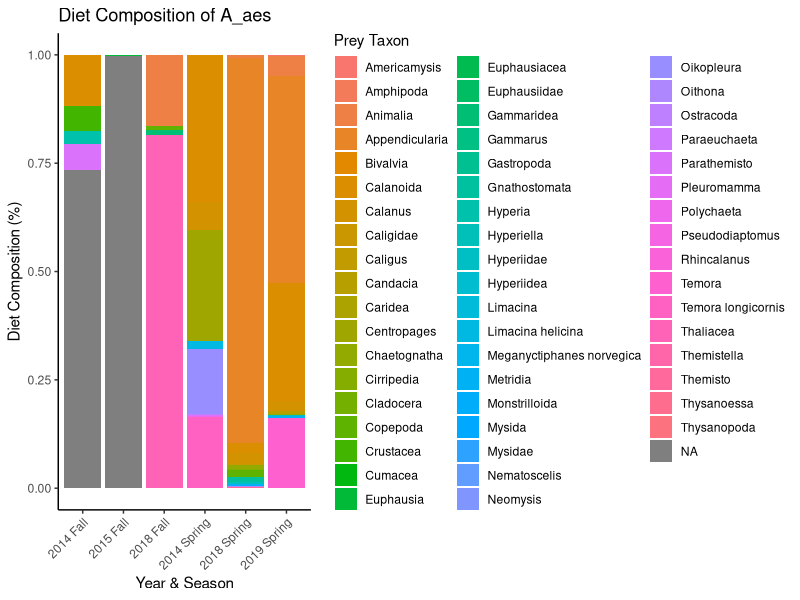
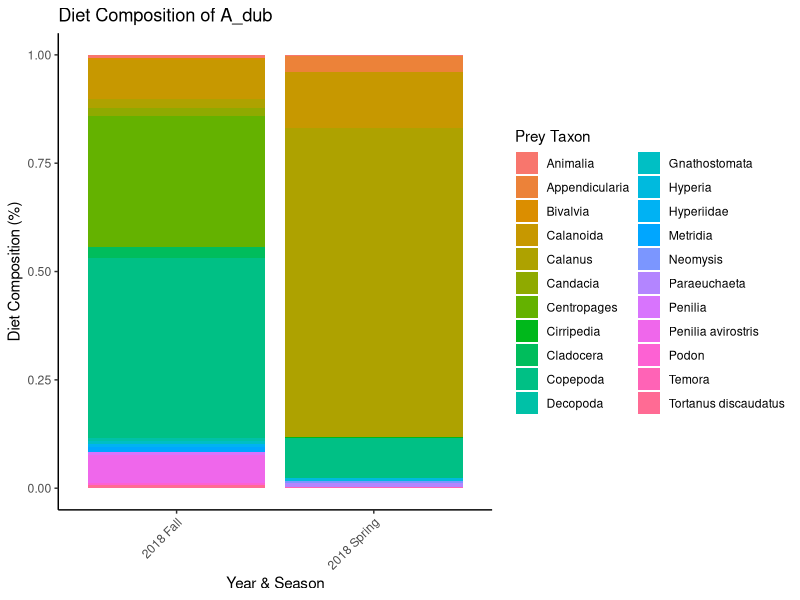
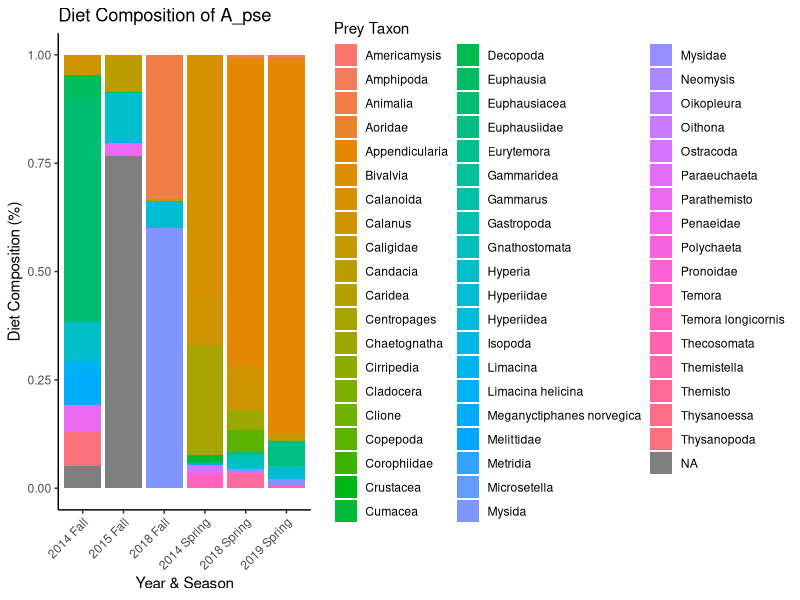
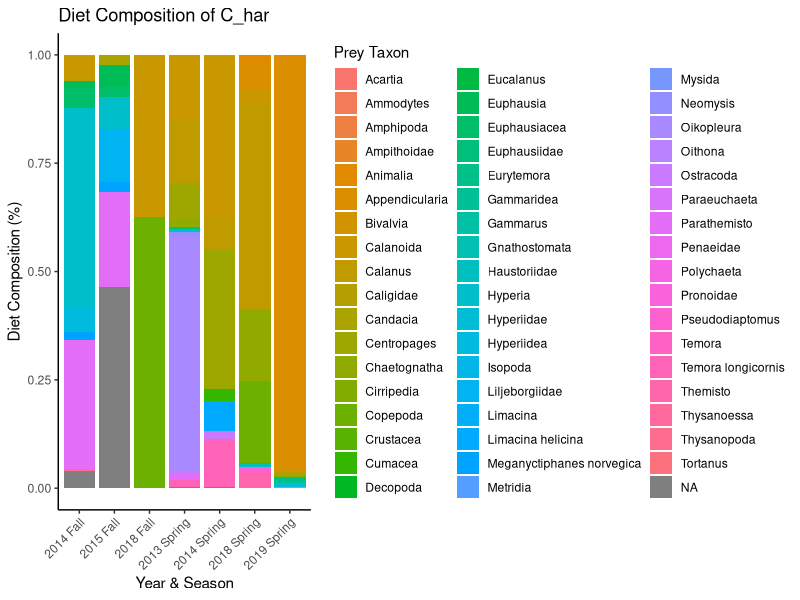
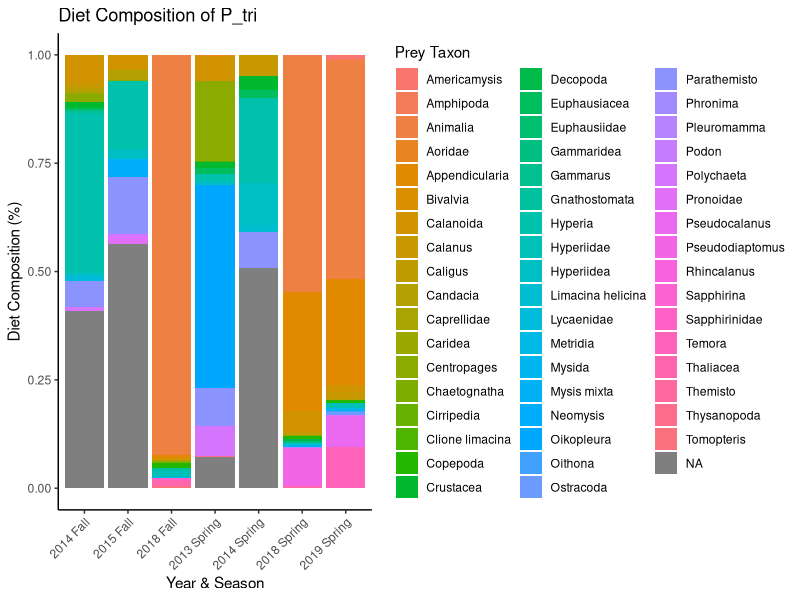
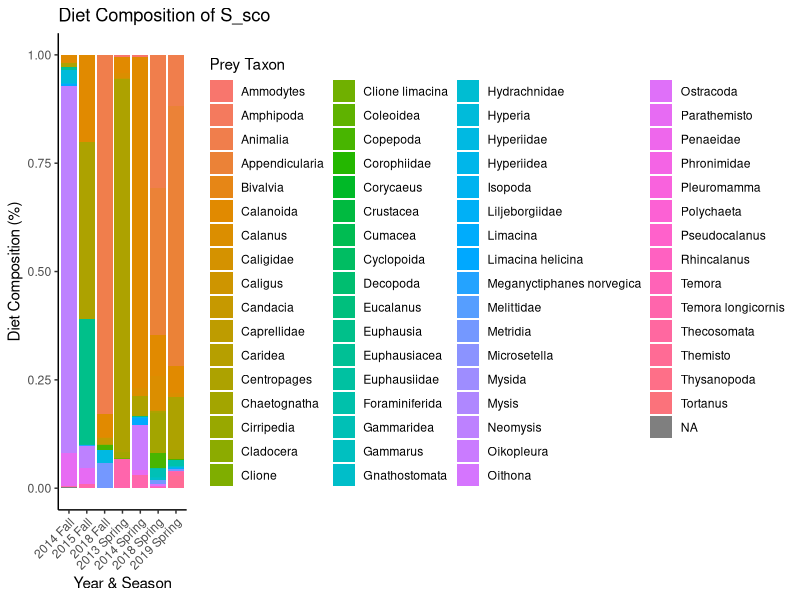
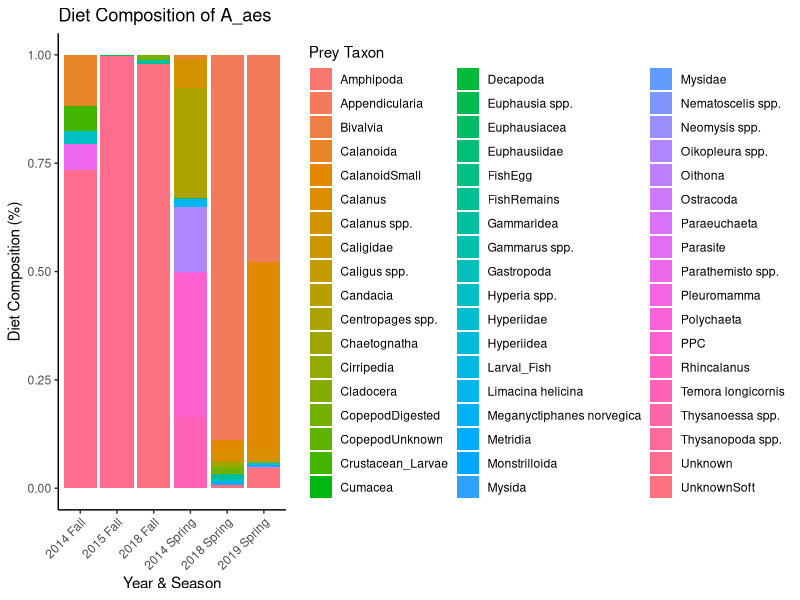
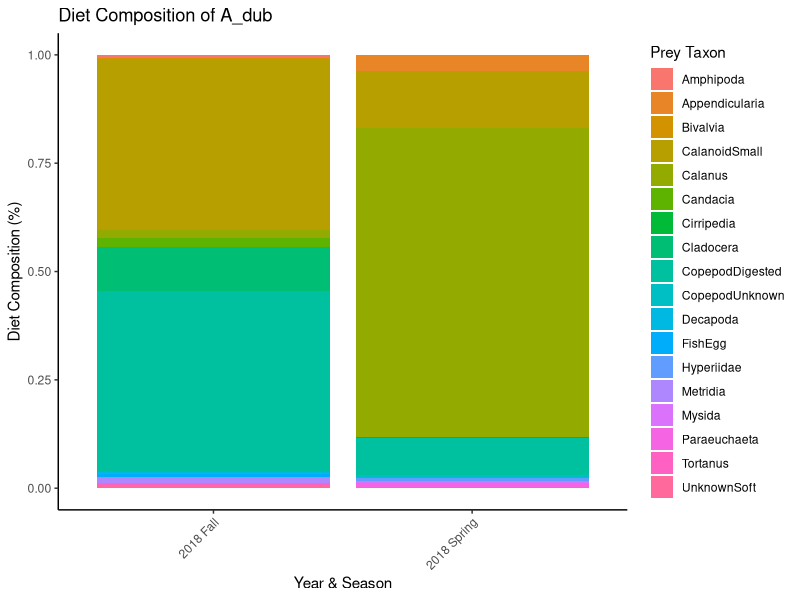

These charts were generated, in order, by the following R code:
################################################################################
#############          FORAGE FISH DIETS           #############################
#############             FEB-2025                 #############################
## by: Alexandra Cabanelas
# looking at fish diet trends of fish already processed by J Suca et al
# data is from https://portal.edirepository.org/nis/mapbrowse?packageid=knb-lter-nes.2.3 

#Glancy, S.G., J.J. Suca, and J.K. Llopiz. 2022. Diet composition for small 
##pelagic fishes across the Northeast U.S. Continental Shelf for NES-LTER, 
##ongoing since 2013 ver 3. Environmental Data Initiative. 
##https://doi.org/10.6073/pasta/e48fef01a8bb7ae3c443d57de83bed2e 

#Concat_Count_EDI = prey counts
#Concat_Meas_EDI = prey measurements 

#### ------------------------------------------ #####
#            Packages -----
#### ------------------------------------------ #####

library(tidyverse)
library(RColorBrewer)
#library(gridExtra) 
#library(cowplot)

#### ------------------------------------------ #####
#            Data -----
#### ------------------------------------------ #####

diets <- read.csv(file.path("raw","Concat_Count_EDI.csv"))


#### ------------------------------------------ #####
#            Tidy -----
#### ------------------------------------------ #####

# create season and year columns 
diets <- diets %>%
  mutate(
    year = substr(as.character(cruise), 1, 4),  # Extract first 4 digits as Year
    season = case_when(
      grepl("02$", cruise) ~ "Spring",  # If cruise ends in '02', assign "Spring"
      grepl("04$", cruise) ~ "Fall",    # If cruise ends in '04', assign "Fall"
      TRUE ~ NA_character_  # Assign NA if it doesn't match
    )
  )

# preyTaxon = Most general taxonomic category of prey
# preyTaxa = Specific taxonomic category of prey
# Llopiz_taxa = Llopiz lab category of prey item
# scientificName_preyTaxon = Scientific name of prey item

comparison_table <- diets %>%
  select(preyTaxon, preyTaxa, Llopiz_taxa, 
         scientificName_preyTaxon, scientificNameID_preyTaxon) %>%
  distinct()  

differences_in_taxa_cols <- diets %>%
  filter(preyTaxon != Llopiz_taxa | 
           preyTaxon != scientificName_preyTaxon | 
           preyTaxon != preyTaxa | 
           Llopiz_taxa != scientificName_preyTaxon | 
           Llopiz_taxa != preyTaxa | 
           scientificName_preyTaxon != preyTaxa) %>%
  select(preyTaxon, Llopiz_taxa, scientificName_preyTaxon, preyTaxa) %>%
  distinct() %>%
  arrange(preyTaxon)

# remove Empty stomachs?
diets <- diets %>%
  filter(preyTaxon != "-9999" & preyTaxon != "Empty")

# not sure what "preyNum" column is
# in EDI is says "Unique number for prey specimen within each gut"
diets <- diets %>%
  dplyr::select(-c("preyNum", "preySpp", "Ocularunits", "Mag","prey_mm", "Scope"))

# preyCount = Total number of prey items per taxanomic category in the gut of fish specimen
## not sure what the NAs in this col mean...

# gutCount = Total number of prey items in that individual fish’s gut.
## gut count is not always filled out - sometimes NA
## and sometimes it seems likes it's wrong (e.g. preyCount > gutCount)

diets <- diets %>%
  group_by(FishSpecies, cruise, station, FishNum) %>%
  mutate(gutCount = sum(preyCount, na.rm = TRUE)) %>%
  ungroup()

fish_counts <- diets %>%
  group_by(year, season, FishSpecies) %>%
  summarise(fish_processed = n_distinct(FishNum), .groups = "drop") %>%
  group_by(year) %>%
  mutate(total_per_year = sum(fish_processed)) %>% 
  ungroup()

# create common name column
#P_tri = Peprilus triacanthus = Butterfish
#A_aes = Alosa aestivalis = Blueback Herring
#A_pse =	Alosa pseudoharengus = Alewife
#C_har = Clupea harengus = Atlantic Herring
#A_dub =	Ammodytes dubius = Sand Lance
#S_sco =	Scomber scombrus = Atlantic Mackerel

# fix typo in data... 
diets <- diets %>%
  mutate(FishSpecies = ifelse(FishSpecies == "p_tri", "P_tri", FishSpecies))

diets <- diets %>%
  mutate(FishCommon = case_when(
    FishSpecies == "P_tri" ~ "Butterfish",
    FishSpecies == "A_aes" ~ "Blueback Herring",
    FishSpecies == "A_pse" ~ "Alewife",
    FishSpecies == "C_har" ~ "Atlantic Herring",
    FishSpecies == "A_dub" ~ "Sand Lance",
    FishSpecies == "S_sco" ~ "Atlantic Mackerel",
    TRUE ~ NA_character_  # Assign NA if no match
  ))


#### ------------------------------------------ #####
#            Plots -----
#### ------------------------------------------ #####

#im setting the NAs in preyCount == 0 for now bc i dont know what they are
diets <- diets %>%
  mutate(preyCount = ifelse(is.na(preyCount), 0, preyCount))


#            scientificName_preyTaxon -----
#### ------------------------------------------ #####

# Calculate diet composition (%) per fish species, year, and season
diets_percent <- diets %>%
  group_by(FishSpecies, year, season, scientificName_preyTaxon) %>%
  summarise(total_prey = sum(preyCount, na.rm = TRUE), .groups = "drop") %>%
  group_by(FishSpecies, year, season) %>%
  mutate(percent = (total_prey / sum(total_prey, na.rm = TRUE)) * 100)


fish_species_list <- unique(diets_percent$FishSpecies)

# Loop through each FishSpecies and create a separate plot
for (fish in fish_species_list) {
  plot <- ggplot(filter(diets_percent, FishSpecies == fish), 
                 aes(x = interaction(year, season, sep = " "), 
                     y = percent, fill = scientificName_preyTaxon)) +
    geom_bar(stat = "identity", position = "fill") +  # Stacked bars normalized to 100%
    theme_classic() +
    labs(title = paste("Diet Composition of", fish),
         x = "Year & Season", 
         y = "Diet Composition (%)", 
         fill = "Prey Taxon") +
    theme(axis.text.x = element_text(angle = 45, hjust = 1),
          legend.position = "right")
  
  print(plot)  
}





#            preyTaxon -----
#### ------------------------------------------ #####

# Calculate diet composition (%) per fish species, year, and season
diets_percent_preyTaxon <- diets %>%
  group_by(FishSpecies, year, season, preyTaxon) %>%
  summarise(total_prey = sum(preyCount, na.rm = TRUE), .groups = "drop") %>%
  group_by(FishSpecies, year, season) %>%
  mutate(percent = (total_prey / sum(total_prey, na.rm = TRUE)) * 100)

# Loop through each FishSpecies and create a separate plot
for (fish in fish_species_list) {
  plot <- ggplot(filter(diets_percent_preyTaxon, FishSpecies == fish), 
                 aes(x = interaction(year, season, sep = " "), 
                     y = percent, fill = preyTaxon)) +
    geom_bar(stat = "identity", position = "fill") +  
    theme_classic() +
    labs(title = paste("Diet Composition of", fish),
         x = "Year & Season", 
         y = "Diet Composition (%)", 
         fill = "Prey Taxon") +
    theme(axis.text.x = element_text(angle = 45, hjust = 1),
          legend.position = "right")
  
  print(plot)  
}



#            preyTaxon grouped top 10 -----
#### ------------------------------------------ #####

# rename PPC to Calanoida
diets_v1 <- diets %>%
  mutate(preyTaxon = ifelse(preyTaxon == "PPC", "Calanoida", 
                            preyTaxon))

diets_v1 <- diets_v1 %>%
  mutate(preyTaxon = case_when(
    preyTaxon %in% c("Unknown", "UnknownOther", "UnknownSoft") ~ "Unknown",  
    TRUE ~ preyTaxon  # keep other values unchanged
  ))

# top 10 most common preyTaxon across all data
top_10_prey <- diets_v1 %>%
  group_by(preyTaxon) %>%
  summarise(total_prey = sum(preyCount, na.rm = TRUE)) %>%
  arrange(desc(total_prey)) %>%
  slice_head(n = 10) %>%
  pull(preyTaxon) 

diets_v1 <- diets_v1 %>%
  mutate(preyTaxon = case_when(
    preyTaxon %in% top_10_prey ~ preyTaxon,  # keep top 10 prey taxa
    TRUE ~ "Other"  # group all other prey into "Other"
  ))

diets_percent_preyTaxon_g <- diets_v1 %>%
  group_by(FishSpecies, year, season, preyTaxon) %>%
  summarise(total_prey = sum(preyCount, na.rm = TRUE), .groups = "drop") %>%
  group_by(FishSpecies, year, season) %>%
  mutate(percent = (total_prey / sum(total_prey, na.rm = TRUE)) * 100)

unique_prey <- unique(diets_percent_preyTaxon_g$preyTaxon)
color_palette <- brewer.pal(n = 11, name = "Paired") #"Set3" or "Dark2"
prey_color_mapping <- setNames(color_palette, unique_prey)

# to make title the fish's common name
fish_common_map <- diets %>%
  select(FishSpecies, FishCommon) %>%
  distinct() %>%
  deframe() 

# Loop through each FishSpecies and create a separate plot

for (fish in fish_species_list) {
  plot <- ggplot(filter(diets_percent_preyTaxon_g, FishSpecies == fish), 
                 aes(x = interaction(season, year, sep = " "), 
                     y = percent, fill = preyTaxon)) +
    geom_bar(stat = "identity", position = "fill") +  
    scale_fill_manual(values = prey_color_mapping) +
    theme_classic() +
    labs(title = fish_common_map[fish],
         y = "Diet Composition (%)") +  
    theme(axis.text.x = element_text(angle = 0, hjust = 0.5, color = "black", size = 14),
          axis.text.y = element_text(angle = 0, color = "black", size = 14),
          axis.title.x = element_blank(),
          axis.title.y = element_text(size = 16),  
          plot.title = element_text(hjust = 0.5, size = 18, face = "bold"),
          legend.position = "right",
          legend.title = element_blank(),
          legend.margin = margin(0, 0, 0, 0),
          legend.spacing.y = unit(0.2, "cm")) +
    scale_y_continuous(expand = c(0, 0), 
                       labels = scales::percent_format(scale = 100))
  
  print(plot)  
}


#####HEREEEE NEED TO FIX
# do the same but coloring unknown in like a bright color
bright_colors <- c("#FF0000", "#00FF00", "#0000FF", "orange",  "#FF00FF",
                   "#00FFFF", "#800000", "#808000", "#008000", "#800080", 
                   "#000080", "#808080", "#C0C0C0", "#FF6347", "#FFD700", 
                   "#32CD32", "#FF1493", "#B22222", "#FF4500", "#ADFF2F")

custom_palette <-  c(
  "Unknown" = "#E63946",  # Bright Red (stands out)
  "Other" = "#8D99AE",  # Neutral Gray for "Other"
  "Calanoida" = "#A8DADC",  # Soft Cyan
  "Calanus spp." = "#457B9D",  # Muted Blue
  "Centropages spp." = "#1D3557",  # Dark Blue
  "Euphausia spp." = "#F4A261",  # Warm Orange
  "Neomysis spp." = "#E9C46A",  # Yellow-Gold
  "Oikopleura spp." = "#2A9D8F",  # Green-Teal
  "Temora longicornis" = "#264653",  # Dark Teal
  "Appendicularia" = "#6A0572",  # Deep Purple
  "CalanoidSmall" = "#D4A5A5"  # Soft Pink
)

custom_palette <- c(
  "Unknown" = "#D73027",  # Strong Red (stands out)
  "Other" = "#7E7E7E",  # Neutral Gray (background)
  "Calanoida" = "#1F78B4",  # Deep Blue
  "Calanus spp." = "#6BAED6",  # Soft Blue
  "Centropages spp." = "#A6CEE3",  # Light Blue
  "Euphausia spp." = "#33A02C",  # Deep Green
  "Neomysis spp." = "#B2DF8A",  # Light Green
  "Oikopleura spp." = "#FDAE61",  # Warm Orange
  "Temora longicornis" = "#F46D43",  # Orange-Red
  "Appendicularia" = "#FDBF6F",  # Soft Peach
  "CalanoidSmall" = "#CAB2D6"  # Soft Purple
)

for (fish in fish_species_list) {
  plot <- ggplot(filter(diets_percent_preyTaxon_g, FishSpecies == fish), 
                 aes(x = interaction(season, year, sep = " "), 
                     y = percent, fill = preyTaxon)) +
    geom_bar(stat = "identity", position = "fill") +  
    scale_fill_manual(values = custom_palette) +
    theme_classic() +
    labs(title = fish_common_map[fish],
         y = "Diet Composition (%)") +  
    theme(axis.text.x = element_text(angle = 0, hjust = 0.5, color = "black", size = 14),
          axis.text.y = element_text(angle = 0, color = "black", size = 14),
          axis.title.x = element_blank(),
          axis.title.y = element_text(size = 16),  
          plot.title = element_text(hjust = 0.5, size = 18, face = "bold"),
          legend.position = "right",
          legend.title = element_blank(),
          legend.margin = margin(0, 0, 0, 0),
          legend.spacing.y = unit(0.2, "cm")) +
    scale_y_continuous(expand = c(0, 0), 
                       labels = scales::percent_format(scale = 100))
  
  print(plot)  
}



#            Llopiz_taxa grouped top 10 -----
#### ------------------------------------------ #####
# then do same with llopiz taxa group bc calanoid small better described

diets_v2 <- diets %>%
  mutate(Llopiz_taxa = case_when(
    Llopiz_taxa %in% c("Unknown", "UnknownOther", "UnknownSoft") ~ "Unknown",  
    TRUE ~ Llopiz_taxa  # keep other values unchanged
  ))

# top 10 most common Llopiz_taxa across all data
top_10_Llopiz <- diets_v1 %>%
  group_by(Llopiz_taxa) %>%
  summarise(total_prey = sum(preyCount, na.rm = TRUE)) %>%
  arrange(desc(total_prey)) %>%
  slice_head(n = 10) %>%
  pull(Llopiz_taxa) 

##maybe fill in the NAs with some of the other prey name cols
